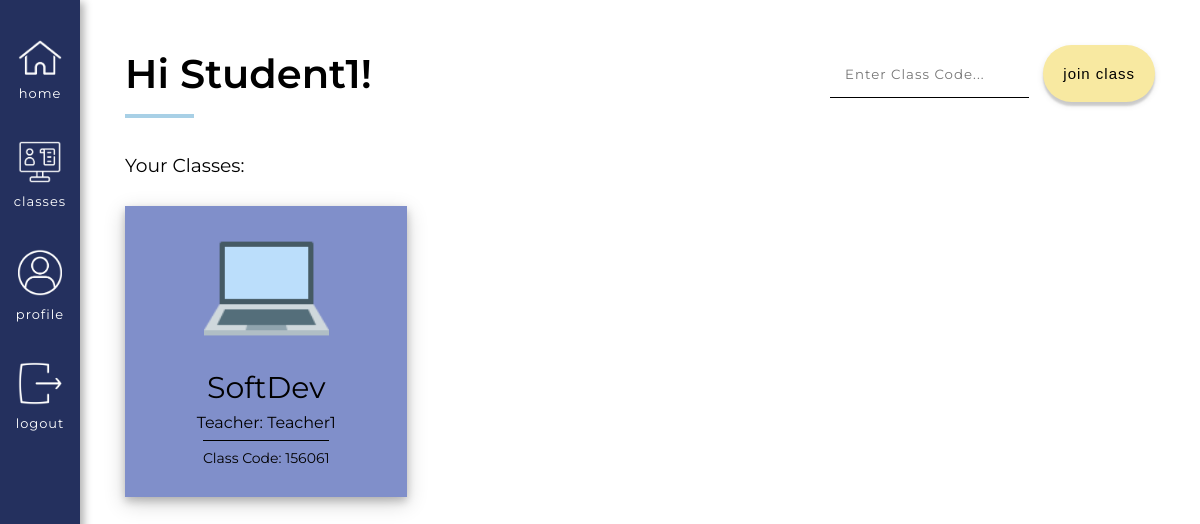
Page /user/Student1/classes (signed in) on the earlier database version.
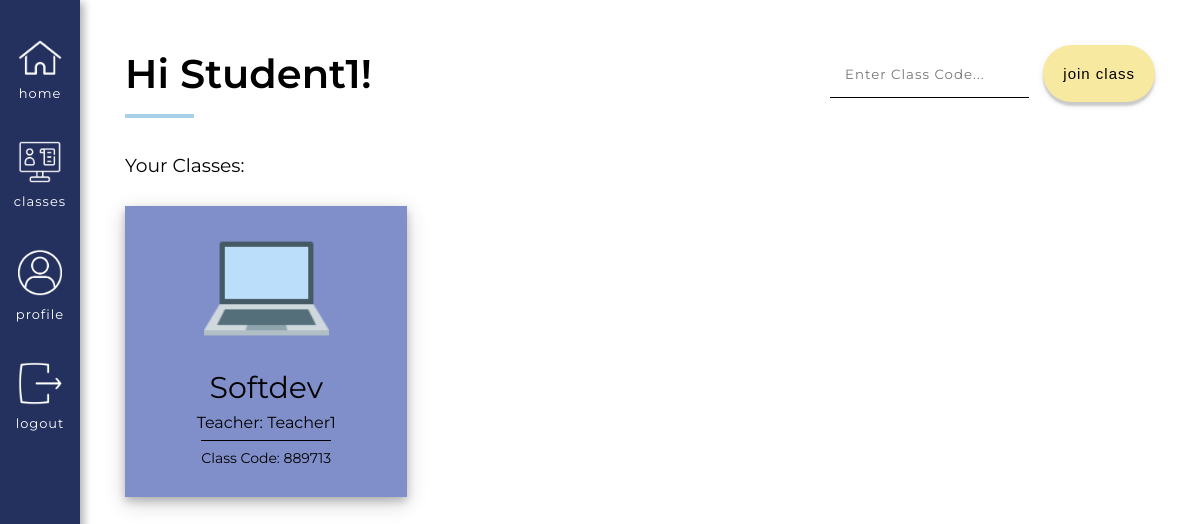
Same page on the later database version.
### app/models.py (models this page shows, shortened)
class Signups(db.Model):
    id = db.Column(db.Integer, primary_key=True) # Always need ID
    user_id = db.Column(db.Integer, db.ForeignKey('user.id')) # Using the backref student will show you the actual student who signed up, inside of the foreign key should be lowercase
    course = db.Column(db.Integer, db.ForeignKey('courses.id')) # Using the backref course_id will show you the actual id of the course
    timestamp = db.Column(db.DateTime, index=True, default=datetime.utcnow) # Timestamp

class Courses(db.Model):
    id = db.Column(db.Integer, primary_key=True) # Always need ID
    course_name = db.Column(db.String(140), index=False, unique=False) # Not indexable or unique bc many people can have the same course
    code = db.Column(db.Integer, index=True, unique=True) # Indexable to link it back to the course name
    timestamp = db.Column(db.DateTime, index=True, default=datetime.utcnow) # Timestamp
    status = db.Column(db.Integer, index=False, unique=False, default=0) # 0 means the class is inactive, 1 is active
    teacher_id = db.Column(db.Integer, db.ForeignKey('user.id'))  # Taking the user ID from the user model, using backref of teacher will show you the actual teacher
    icon = db.Column(db.String(220), index=False, unique=False, default="/static/images/classes_books.png") # Icon option, turtle gif is set as the default
    color = db.Column(db.Integer, index=False, unique=False, default=0) # Adding the option to decide the color of the class
    signups = db.relationship('Signups', backref='course_id', lazy='dynamic') # This will show all the student signups for this course
    reactions = db.relationship('Reactions', backref='course_actual', lazy='dynamic') # This will show all the reactions for this course
    session = db.relationship('Session', backref='session_course_id', lazy='dynamic') # This will show you all the sessions of the course
    forms = db.relationship('Prompts', backref='course_form', lazy='dynamic') # This will show you all of the forms of the course
    responses = db.relationship('Responses', backref='course_response', lazy='dynamic') # This will show you all of the responses of the course

class User(UserMixin, db.Model):
    id = db.Column(db.Integer, primary_key=True)
    username = db.Column(db.String(64), index=True, unique=True) # adding columns to the database
    email = db.Column(db.String(120), index=True, unique=True)
    password_hash = db.Column(db.String(128))
    role = db.Column(db.Integer, index=False, unique=False) # 0 is Teacher, 1 is Student
    about_me = db.Column(db.String(140))
    last_seen = db.Column(db.DateTime, default=datetime.utcnow)
    posts = db.relationship('Post', backref='author', lazy='dynamic') # First part is calling it from the Post model, secret field is the backref (author)
    reactions = db.relationship('Reactions', backref='reactor', lazy='dynamic') # This will show all the reactions that this user has made
    teaches = db.relationship('Courses', backref='teacher', lazy='dynamic') # This will show all the courses that the user teaches
    signups = db.relationship('Signups', backref='student', lazy='dynamic') # This will show all of the signups of that user
    responses = db.relationship('Responses', backref='student_responder', lazy='dynamic') # This will show all the responses of that user
    prompts = db.relationship('Prompts', backref='teacher_prompter', lazy='dynamic') # This will show all forms of that teacher

### app/routes.py (the view)
@app.route('/user/<username>/classes') # User's classes
@login_required
def classes(username): # the word after def has to be the same as the text in the urlfor quotation marks
    user = User.query.filter_by(username=username).first_or_404()
    if current_user.id != user.id:
        return unauthorized_access()
    user_signups_filtered = User.query.join(Signups, (Signups.user_id == User.id)).\
                                        join(Courses, (Courses.id == Signups.course)).\
                                        with_entities(Signups).\
                                        filter(Signups.user_id == user.id)
    print(x + "\n" for x in user_signups_filtered)
    teacher_courses = Courses.query.filter_by(teacher_id=user.id).all()
    return render_template('classes.html', user=user,
                                             user_signups_filtered=user_signups_filtered,
                                             teacher_courses=teacher_courses,
                                             title="Classes")

### app/models.py (called while the page is built)
@login.user_loader
def load_user(id):
        return User.query.get(int(id))

### app/routes.py (called while the page is built)
@app.before_request # This function will be executed right before the view function
def before_request():
    if current_user.is_authenticated: # Checks whether the current user is logged in
        current_user.last_seen = datetime.utcnow() # Sets the last seen to the date using the UTC time zone
        db.session.commit() # Don't need to do db.session.add() because the user is already in the database (using a current_user)

### app/templates/classes.html (shortened to what this page needs)
{% extends "base.html" %}
{% block head %}
    <link rel="stylesheet" href="{{ url_for('static', filename='css/classes.css') }}">
{% endblock %}
{% block content %}
    <div class = "classesTop">
        <div class = "titleHolder">
            <h1>Hi {{ user.username }}!</h1>
        </div>
        <div class = "createJoinCourse">
            <form action="/user/{{ user.username }}/classes/add" method='post'>
                {% if user.role == 1 %}
                    <input type="text" name="title" placeholder="Enter Class Code..." class = "joinStudent">
                    <button type="submit" class = "joinClassButton">Join Class</button>
                {% else %}
                    <a href = "{{ url_for('create', username = current_user.username) }}" class = "createLink">Create a course</a>
                {% endif %}
            </form>
        </div>
    </div>
    <h3 class = "classMargin">Your Classes: </h3>
    <div class = "classBlockHolder">
        {% for u in user_signups_filtered %}
            {% if u.course_id.color == 0 %}
                <div class = "classBlock red" id = "classBlock" onclick="divLink({{ u.course_id.id }})">
            {% elif u.course_id.color == 1 %}
                <div class = "classBlock yellow" id = "classBlock" onclick="divLink({{ u.course_id.id }})">
            {% elif u.course_id.color == 2 %}
                <div class = "classBlock blue" id = "classBlock" onclick="divLink({{ u.course_id.id }})">
            {% elif u.course_id.color == 3 %}
                <div class = "classBlock green" id = "classBlock" onclick="divLink({{ u.course_id.id }})">
            {% elif u.course_id.color == 4 %}
                <div class = "classBlock orange" id = "classBlock" onclick="divLink({{ u.course_id.id }})">
            {% elif u.course_id.color == 5 %}
                <div class = "classBlock purple" id = "classBlock" onclick="divLink({{ u.course_id.id }})">
            {% else %}
                <div class = "classBlock red" id = "classBlock" onclick="divLink({{ u.course_id.id }})">
            {% endif %}
                <div class = "classImage">
                    <img src = "{{ u.course_id.icon }}">
                </div>
                <div class = "classDescription">
                    <p class = "courseName">{{ u.course_id.course_name }} </p>
                    <p class = "courseTeacher">Teacher: {{ u.course_id.teacher.username }} </p>
                    <p class = "courseCode"> Class Code: {{ u.course_id.code }}</p>
                </div>
            </div>
        {% endfor %}
    </div>
{% endblock %}

Differences in the rows shown:
changed Signups "Teacher1": course_id.course_name "SoftDev" → "Softdev"; course_id.code "156061" → "889713"
